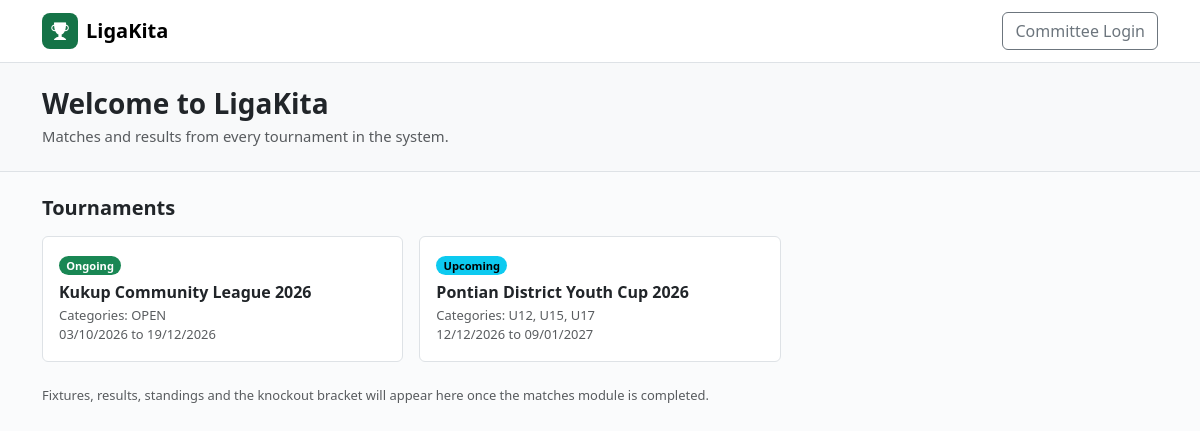
The page / on the database its author committed.
### tables this page shows
CREATE TABLE `competitions` (
  `competition_id` INT NOT NULL AUTO_INCREMENT COMMENT 'Unique competition identification number',
  `created_by` INT NOT NULL COMMENT 'Administrator who created the competition',
  `name` VARCHAR(150) NOT NULL COMMENT 'Name of the competition',
  `season` YEAR NOT NULL COMMENT 'Season of the competition',
  `organiser` VARCHAR(150) NULL COMMENT 'Organising body',
  `format` ENUM('league', 'knockout', 'group_knockout') NOT NULL COMMENT 'Competition format',
  `start_date` DATE NOT NULL COMMENT 'First day of the competition',
  `end_date` DATE NOT NULL COMMENT 'Last day of the competition',
  `description` TEXT NULL COMMENT 'Notes about the competition',
  `status` ENUM('upcoming', 'ongoing', 'completed') NOT NULL DEFAULT 'upcoming' COMMENT 'Stage of the competition',
  PRIMARY KEY (`competition_id`),
  CONSTRAINT `fk_competitions_created_by` FOREIGN KEY (`created_by`) REFERENCES `users` (`user_id`) ON DELETE RESTRICT
);

### includes/helpers.php (called while the page is built, shortened)
<?php
function e(?string $value): string
{
    return htmlspecialchars((string) $value, ENT_QUOTES, 'UTF-8');
}
function url(string $path = ''): string
{
    return BASE_URL . '/' . ltrim($path, '/');
}
function format_date(?string $ymd): string
{
    return $ymd ? date('d/m/Y', strtotime($ymd)) : '–';
}

### index.php (the view, shortened to what this page needs)
<?php
require __DIR__ . '/includes/init.php';
$comps = $pdo->query("SELECT c.*, GROUP_CONCAT(k.name ORDER BY k.name SEPARATOR ', ') AS cats FROM competitions c
                      LEFT JOIN categories k ON k.competition_id = c.competition_id
                      GROUP BY c.competition_id ORDER BY FIELD(c.status, 'ongoing', 'upcoming', 'completed'), c.start_date DESC")->fetchAll();
$badge = ['upcoming' => 'text-bg-info', 'ongoing' => 'text-bg-success', 'completed' => 'text-bg-secondary'];
?>
<!doctype html>
<html lang="en">
<head>
    <link href="<?= url('assets/vendor/bootstrap/css/bootstrap.min.css') ?>" rel="stylesheet">
    <link href="<?= url('assets/vendor/bootstrap-icons/bootstrap-icons.min.css') ?>" rel="stylesheet">
    <link href="<?= url('assets/css/app.css') ?>" rel="stylesheet">
</head>
<body class="app">
<nav class="navbar bg-white border-bottom">
    <div class="container">
        <a class="navbar-brand d-flex align-items-center gap-2 fw-bold" href="<?= url('index.php') ?>"><span class="brand-logo"><i class="bi bi-trophy-fill"></i></span>LigaKita</a>
        <a class="btn btn-outline-secondary" href="<?= url('login.php') ?>">Committee Login</a>
    </div>
</nav>
<div class="bg-light border-bottom py-4 mb-4">
    <div class="container">
        <h1 class="h3 fw-bold mb-1">Welcome to LigaKita</h1>
        <p class="text-muted mb-0">Matches and results from every tournament in the system.</p>
    </div>
</div>
<div class="container pb-5">
    <h2 class="h5 fw-bold mb-3">Tournaments</h2>
    <div class="row g-3">
        <?php foreach ($comps as $c): ?>
            <div class="col-md-6 col-lg-4">
                <div class="card h-100"><div class="card-body">
                    <span class="badge rounded-pill <?= $badge[$c['status']] ?> mb-2"><?= ucfirst($c['status']) ?></span>
                    <h3 class="h6 fw-bold mb-1"><?= e($c['name']) ?></h3>
                    <div class="small text-muted">Categories: <?= e($c['cats'] ?: '–') ?></div>
                    <div class="small text-muted"><?= format_date($c['start_date']) ?> to <?= format_date($c['end_date']) ?></div>
                </div></div>
            </div>
        <?php endforeach; ?>
    </div>
    <p class="small text-muted mt-4">Fixtures, results, standings and the knockout bracket will appear here once the matches module is completed.</p>
</div>
</body>
</html>

### assets/css/app.css (style rules this page uses)
:root { --lk-green: #157347; --lk-green-dark: #0f5132; --lk-sidebar: #f4f5f7; --lk-border: #dee2e6; }
body.app { background: #fafbfc; font-size: .925rem; }
.brand-logo { width: 36px; height: 36px; border-radius: 8px; background: var(--lk-green); color: #fff; display: inline-flex; align-items: center; justify-content: center; font-size: 1.1rem; }
.card { border-color: var(--lk-border); }

### rows shown on the page
competitions: status "Ongoing", name "Kukup Community League 2026", cats "OPEN", start_date "03/10/2026", end_date "19/12/2026"
competitions: status "Upcoming", name "Pontian District Youth Cup 2026", cats "U12, U15, U17", start_date "12/12/2026", end_date "09/01/2027"
